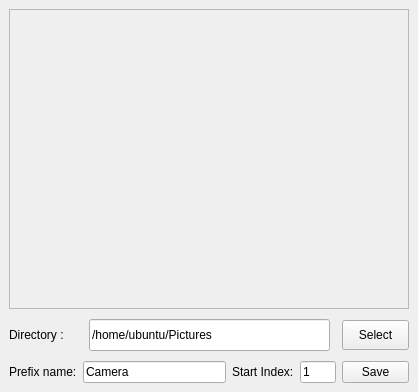
<?xml version="1.0" encoding="UTF-8"?>
<ui version="4.0">
 <class>MainWindow</class>
 <widget class="QMainWindow" name="MainWindow">
  <property name="geometry">
   <rect>
    <x>0</x>
    <y>0</y>
    <width>418</width>
    <height>392</height>
   </rect>
  </property>
  <property name="sizePolicy">
   <sizepolicy hsizetype="Preferred" vsizetype="Preferred">
    <horstretch>0</horstretch>
    <verstretch>0</verstretch>
   </sizepolicy>
  </property>
  <property name="minimumSize">
   <size>
    <width>418</width>
    <height>392</height>
   </size>
  </property>
  <property name="maximumSize">
   <size>
    <width>418</width>
    <height>392</height>
   </size>
  </property>
  <property name="windowTitle">
   <string>Camera</string>
  </property>
  <widget class="QWidget" name="centralwidget">
   <layout class="QVBoxLayout" name="verticalLayout_2">
    <property name="spacing">
     <number>10</number>
    </property>
    <item>
     <widget class="QLabel" name="label_img">
      <property name="sizePolicy">
       <sizepolicy hsizetype="Fixed" vsizetype="Fixed">
        <horstretch>0</horstretch>
        <verstretch>30</verstretch>
       </sizepolicy>
      </property>
      <property name="minimumSize">
       <size>
        <width>400</width>
        <height>300</height>
       </size>
      </property>
      <property name="frameShape">
       <enum>QFrame::StyledPanel</enum>
      </property>
      <property name="text">
       <string/>
      </property>
     </widget>
    </item>
    <item>
     <layout class="QHBoxLayout" name="horizontalLayout">
      <property name="spacing">
       <number>12</number>
      </property>
      <property name="sizeConstraint">
       <enum>QLayout::SetDefaultConstraint</enum>
      </property>
      <item>
       <widget class="QLabel" name="label">
        <property name="text">
         <string>Directory :    </string>
        </property>
       </widget>
      </item>
      <item>
       <widget class="QLineEdit" name="lineEdit_path">
        <property name="sizePolicy">
         <sizepolicy hsizetype="Expanding" vsizetype="Expanding">
          <horstretch>0</horstretch>
          <verstretch>0</verstretch>
         </sizepolicy>
        </property>
        <property name="maximumSize">
         <size>
          <width>16777215</width>
          <height>300</height>
         </size>
        </property>
        <property name="text">
         <string>/home/ubuntu/Pictures</string>
        </property>
       </widget>
      </item>
      <item>
       <widget class="QPushButton" name="pushButton_select">
        <property name="sizePolicy">
         <sizepolicy hsizetype="Preferred" vsizetype="Minimum">
          <horstretch>0</horstretch>
          <verstretch>35</verstretch>
         </sizepolicy>
        </property>
        <property name="maximumSize">
         <size>
          <width>67</width>
          <height>30</height>
         </size>
        </property>
        <property name="text">
         <string>Select</string>
        </property>
       </widget>
      </item>
     </layout>
    </item>
    <item>
     <layout class="QHBoxLayout" name="horizontalLayout_2" stretch="0,0,0,0,0">
      <property name="spacing">
       <number>6</number>
      </property>
      <property name="sizeConstraint">
       <enum>QLayout::SetFixedSize</enum>
      </property>
      <property name="leftMargin">
       <number>0</number>
      </property>
      <property name="topMargin">
       <number>0</number>
      </property>
      <item>
       <widget class="QLabel" name="label_2">
        <property name="text">
         <string>Prefix name:</string>
        </property>
       </widget>
      </item>
      <item>
       <widget class="QLineEdit" name="lineEdit_prefix">
        <property name="maximumSize">
         <size>
          <width>16777215</width>
          <height>16777215</height>
         </size>
        </property>
        <property name="text">
         <string>Camera</string>
        </property>
       </widget>
      </item>
      <item>
       <widget class="QLabel" name="label_3">
        <property name="text">
         <string>Start Index:</string>
        </property>
       </widget>
      </item>
      <item>
       <widget class="QLineEdit" name="lineEdit_index">
        <property name="maximumSize">
         <size>
          <width>36</width>
          <height>16777215</height>
         </size>
        </property>
        <property name="text">
         <string>1</string>
        </property>
       </widget>
      </item>
      <item>
       <widget class="QPushButton" name="pushButton_save">
        <property name="sizePolicy">
         <sizepolicy hsizetype="Preferred" vsizetype="Minimum">
          <horstretch>0</horstretch>
          <verstretch>35</verstretch>
         </sizepolicy>
        </property>
        <property name="maximumSize">
         <size>
          <width>67</width>
          <height>30</height>
         </size>
        </property>
        <property name="text">
         <string>Save</string>
        </property>
       </widget>
      </item>
     </layout>
    </item>
   </layout>
  </widget>
 </widget>
 <resources/>
 <connections/>
</ui>
